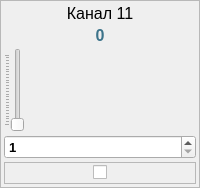
                 <widget class="QFrame" name="frPwr11">
                  <property name="minimumSize">
                   <size>
                    <width>80</width>
                    <height>0</height>
                   </size>
                  </property>
                  <property name="frameShape">
                   <enum>QFrame::StyledPanel</enum>
                  </property>
                  <property name="frameShadow">
                   <enum>QFrame::Raised</enum>
                  </property>
                  <layout class="QVBoxLayout" name="verticalLayout_16">
                   <property name="spacing">
                    <number>3</number>
                   </property>
                   <property name="leftMargin">
                    <number>3</number>
                   </property>
                   <property name="topMargin">
                    <number>3</number>
                   </property>
                   <property name="rightMargin">
                    <number>3</number>
                   </property>
                   <property name="bottomMargin">
                    <number>3</number>
                   </property>
                   <item>
                    <widget class="QLabel" name="lblTitlePwr11">
                     <property name="font">
                      <font>
                       <pointsize>12</pointsize>
                      </font>
                     </property>
                     <property name="text">
                      <string>Канал 11</string>
                     </property>
                     <property name="alignment">
                      <set>Qt::AlignCenter</set>
                     </property>
                    </widget>
                   </item>
                   <item>
                    <widget class="QLabel" name="lblValuePwr11">
                     <property name="palette">
                      <palette>
                       <active>
                        <colorrole role="WindowText">
                         <brush brushstyle="SolidPattern">
                          <color alpha="255">
                           <red>60</red>
                           <green>115</green>
                           <blue>138</blue>
                          </color>
                         </brush>
                        </colorrole>
                        <colorrole role="Text">
                         <brush brushstyle="SolidPattern">
                          <color alpha="255">
                           <red>10</red>
                           <green>121</green>
                           <blue>131</blue>
                          </color>
                         </brush>
                        </colorrole>
                       </active>
                       <inactive>
                        <colorrole role="WindowText">
                         <brush brushstyle="SolidPattern">
                          <color alpha="255">
                           <red>60</red>
                           <green>115</green>
                           <blue>138</blue>
                          </color>
                         </brush>
                        </colorrole>
                        <colorrole role="Text">
                         <brush brushstyle="SolidPattern">
                          <color alpha="255">
                           <red>10</red>
                           <green>121</green>
                           <blue>131</blue>
                          </color>
                         </brush>
                        </colorrole>
                       </inactive>
                       <disabled>
                        <colorrole role="WindowText">
                         <brush brushstyle="SolidPattern">
                          <color alpha="255">
                           <red>120</red>
                           <green>120</green>
                           <blue>120</blue>
                          </color>
                         </brush>
                        </colorrole>
                        <colorrole role="Text">
                         <brush brushstyle="SolidPattern">
                          <color alpha="255">
                           <red>120</red>
                           <green>120</green>
                           <blue>120</blue>
                          </color>
                         </brush>
                        </colorrole>
                       </disabled>
                      </palette>
                     </property>
                     <property name="font">
                      <font>
                       <pointsize>12</pointsize>
                       <weight>75</weight>
                       <bold>true</bold>
                      </font>
                     </property>
                     <property name="text">
                      <string>0</string>
                     </property>
                     <property name="alignment">
                      <set>Qt::AlignCenter</set>
                     </property>
                    </widget>
                   </item>
                   <item>
                    <widget class="QSlider" name="sldPwr11">
                     <property name="minimum">
                      <number>1</number>
                     </property>
                     <property name="maximum">
                      <number>250</number>
                     </property>
                     <property name="orientation">
                      <enum>Qt::Vertical</enum>
                     </property>
                     <property name="tickPosition">
                      <enum>QSlider::TicksAbove</enum>
                     </property>
                     <property name="tickInterval">
                      <number>10</number>
                     </property>
                    </widget>
                   </item>
                   <item>
                    <widget class="QSpinBox" name="edValuePwr11">
                     <property name="font">
                      <font>
                       <pointsize>10</pointsize>
                       <weight>75</weight>
                       <bold>true</bold>
                      </font>
                     </property>
                     <property name="minimum">
                      <number>1</number>
                     </property>
                     <property name="maximum">
                      <number>250</number>
                     </property>
                     <property name="singleStep">
                      <number>10</number>
                     </property>
                    </widget>
                   </item>
                   <item>
                    <widget class="QFrame" name="frCbPwr11">
                     <property name="frameShape">
                      <enum>QFrame::StyledPanel</enum>
                     </property>
                     <property name="frameShadow">
                      <enum>QFrame::Raised</enum>
                     </property>
                     <layout class="QHBoxLayout" name="horizontalLayout_17">
                      <property name="spacing">
                       <number>0</number>
                      </property>
                      <property name="leftMargin">
                       <number>0</number>
                      </property>
                      <property name="topMargin">
                       <number>0</number>
                      </property>
                      <property name="rightMargin">
                       <number>0</number>
                      </property>
                      <property name="bottomMargin">
                       <number>0</number>
                      </property>
                      <item>
                       <spacer name="horizontalSpacer_21">
                        <property name="orientation">
                         <enum>Qt::Horizontal</enum>
                        </property>
                        <property name="sizeHint" stdset="0">
                         <size>
                          <width>24</width>
                          <height>20</height>
                         </size>
                        </property>
                       </spacer>
                      </item>
                      <item>
                       <widget class="QCheckBox" name="cbPwr11">
                        <property name="text">
                         <string/>
                        </property>
                       </widget>
                      </item>
                      <item>
                       <spacer name="horizontalSpacer_22">
                        <property name="orientation">
                         <enum>Qt::Horizontal</enum>
                        </property>
                        <property name="sizeHint" stdset="0">
                         <size>
                          <width>24</width>
                          <height>20</height>
                         </size>
                        </property>
                       </spacer>
                      </item>
                     </layout>
                    </widget>
                   </item>
                  </layout>
                 </widget>
